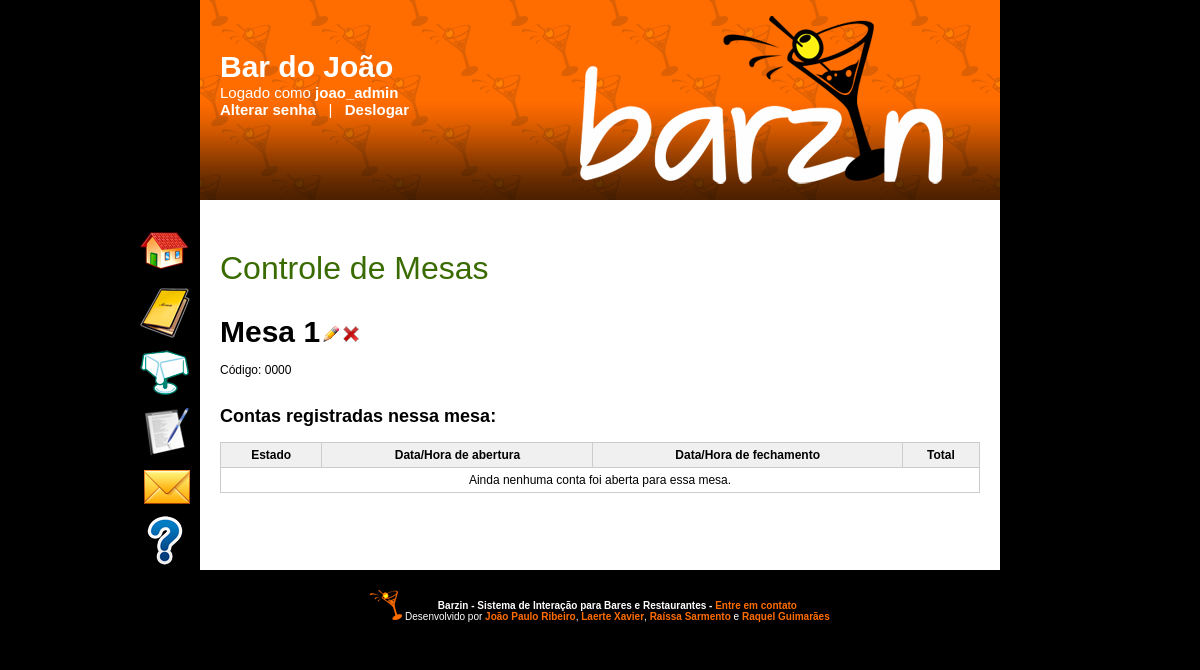
/mesas/detalhes.php?id=1 (signed in), run on the app's committed database.
### tables this page shows
CREATE TABLE bares (
    id              			SERIAL			PRIMARY KEY,
    admin_login     			VARCHAR(20) 	NOT NULL    UNIQUE,
    func_login      			VARCHAR(20) 	NOT NULL    UNIQUE,
    nome            			VARCHAR(50) 	NOT NULL    UNIQUE,
    rua							TEXT			NOT NULL,
    numero          			TEXT,   
    complemento     			TEXT,
    bairro          			TEXT 			NOT NULL,
    cidade          			TEXT    		NOT NULL,
    estado          			TEXT    		NOT NULL,
    cep             			TEXT    		NOT NULL,
    telefone1       			TEXT    		NOT NULL,
    telefone2       			TEXT    		NOT NULL,
    email           			VARCHAR(50)		NOT NULL    UNIQUE,
    ultima_atualizacao_pedidos 	TIMESTAMP 		NOT NULL,
    versao_cardapio				BIGINT UNSIGNED,  
    
    CONSTRAINT bar_admin_fk FOREIGN KEY (admin_login) REFERENCES usuarios(login),
    CONSTRAINT bar_func_fk FOREIGN KEY (func_login) REFERENCES usuarios(login)
);

CREATE TABLE mesas (
	id							SERIAL 				PRIMARY KEY,
	bar_id						BIGINT UNSIGNED 	NOT NULL,
	codigo 						VARCHAR(4) 			UNIQUE,
	nome 						VARCHAR(30) 		NOT NULL,
	ultima_atualizacao_pessoas 	TIMESTAMP 			NOT NULL,
	
	CONSTRAINT mesas_bar_fk FOREIGN KEY (bar_id) REFERENCES bares(id) ON DELETE CASCADE
);

### src/classes/dao.php (called while the page is built, shortened)
<?php
include_once 'bar.php';
include_once 'mesa.php';
class DAO {
    function DAO() {
     	$host = "localhost";
     	$usuario = "barzin";
     	$senha = "123456";
     	$db = "barzin";
    }
    function consulta_num_contas_na_mesa($id_mesa) {
    	$id_mesa = mysql_real_escape_string($id_mesa);
    	$consulta = mysql_query("SELECT *
    									FROM contas c
    									WHERE c.mesa_id=$id_mesa");
    	return mysql_num_rows($consulta);
    }
    function get_tipo_usuario($login) {
    	$login = mysql_real_escape_string($login);
    	$consulta_admin = mysql_query("SELECT b.id
        									FROM bares b
        									WHERE b.admin_login='$login'");
    	if (mysql_num_rows($consulta_admin) == 1) {
    		return "admin";
    	}
    }
    function recupera_bar_pelo_login($login_usuario) {
    	$login_usuario = mysql_real_escape_string($login_usuario);
        $consulta = mysql_query("SELECT b.*
        							FROM bares b
        							WHERE b.admin_login='$login_usuario'
	        							OR b.func_login='$login_usuario'");
        if (mysql_num_rows($consulta) == 1) {
        	$bar = new Bar();
        	$bar->setar_atributos_consulta($consulta);
        	return $bar;
        }
        return null;
    }
    function recupera_conta_aberta($id_mesa) {
    	$id_mesa = mysql_real_escape_string($id_mesa);
    	$consulta = mysql_query("SELECT c.id
        								FROM contas c
        								WHERE c.mesa_id=$id_mesa
        									AND c.estado='Aberta'");
    	return null;
    }
    function recupera_contas_fechadas($id_mesa) {
    	$id_mesa = mysql_real_escape_string($id_mesa);
    	$consulta = mysql_query("SELECT c.id
            								FROM contas c
            								WHERE c.mesa_id=$id_mesa
            									AND c.estado='Fechada'
        									ORDER BY c.data_hora_abertura DESC");
    	$contas = array();
    	return $contas;
    }
    function recupera_mesa($id_mesa) {
    	$id_mesa = mysql_real_escape_string($id_mesa);
    	$consulta_mesa = mysql_query("SELECT m.id, m.bar_id, m.nome, m.codigo, UNIX_TIMESTAMP(m.ultima_atualizacao_pessoas) AS ultima_atualizacao_pessoas
    										FROM mesas m
            								WHERE m.id=$id_mesa");
    	if (mysql_num_rows($consulta_mesa)) {
    		$mesa = new Mesa();
    		$mesa->setar_atributos_consulta($consulta_mesa);
    		foreach ($this->recupera_pessoas_por_mesa($id_mesa) as $pessoa) {
    			$mesa->adicionar_pessoa($pessoa);
    		}
    		return $mesa;
    	}
    	return new Erro("Não foi encontrada mesa com o ID $id_mesa");
    }
    function recupera_pessoas_por_mesa($id_mesa) {
    	$id_mesa = mysql_real_escape_string($id_mesa);
    	$consulta = mysql_query("SELECT p.id
            						FROM pessoas p
            						WHERE p.mesa_id=$id_mesa
            						ORDER BY p.nome");
    	$lista_pessoas = array();
    	return $lista_pessoas;
    }
}
?>

### src/classes/bean.php (called while the page is built, shortened)
<?php
class Bean extends transformavel_json {
	public function setar_atributos_consulta($consulta, $atributos_ignorar = array()) {
		$array = mysql_fetch_assoc($consulta);
	}
}
?>

### src/classes/bar.php (called while the page is built, shortened)
<?php
include_once 'bean.php';
class Bar extends Bean {
	protected $id, $nome, $rua, $numero, $complemento, $bairro, $cidade, $estado, $cep, $telefone1, $telefone2, $email, $versao_cardapio, $admin_login, $func_login;
	public function Bar($nome = "", $rua = "", $numero = "", $complemento = "", $bairro = "", $cidade = "", $estado = "", $cep = "", $telefone1 = "", $telefone2 = "", $email = "", $admin_login = "", $func_login = "", $id = 0) {
		$this->nome = $nome;
	}
	public function get_nome() {
		return $this->nome;
	}
}
?>

### src/classes/mesa.php (called while the page is built, shortened)
<?php
include_once 'bean.php';
class Mesa extends Bean {
	protected $id, $bar_id, $nome, $codigo;
	public function Mesa($nome = "", $pessoas = array(), $bar_id = 0, $id = 0, $codigo = "") {
		$this->nome = $nome;
		$this->id = $id;
		$this->codigo = $codigo;
	}
	public function get_id() {
		return $this->id;
	}
	public function get_nome() {
		return $this->nome;
	}
	public function get_codigo() {
		return $this->codigo;
	}
}
?>

### src/mesas/detalhes.php (the view, shortened to what this page needs)
<?php
include_once '../classes/design.php';
include_once '../classes/dao.php';
$banco = new DAO();
$design = new Design("..");
$design->imprimir_topo();
$login_usuario = $_SESSION["usuario_logado"];
$tipo_usuario = $banco->get_tipo_usuario($login_usuario);
$mesa = $banco->recupera_mesa($_REQUEST["id"]);
if ($tipo_usuario != "admin") {
	$pode_alterar = false;
}
else {
	$pode_alterar = true;
}
?>
<a href="index.php" class="titulo_secao">Controle de Mesas</a><br/><br/><br/>
<?php
echo "
 <div class=\"titulo1\" id=\"nome_mesa\">".$mesa->get_nome()."</div>
";
if ($pode_alterar) {
	echo "
	 <div id=\"links_mesa\" style=\"display: inline-block;\">
 	 <a href=\"javascript: void(0);\" onclick=\"prepararEditarMesa()\">".$design->get_imagem('lapis.png', 'Editar')."</a>
 	 <span style=\"display: none\" id=\"nomeMesa\">".$mesa->get_nome()."</span>
 	 <a href=\"javascript: void(0);\" onclick=\"prepararExcluirMesa(".$mesa->get_id().", ".$banco->consulta_num_contas_na_mesa($mesa->get_id()).")\">".$design->get_imagem('excluir.png', 'Excluir')."</a>
	 </div><br/>
	 <div id=\"carregando_mesa\" style=\"display: none;\">
		Carregando...
	 </div>
	 <form id=\"form_mesa\" action=\"\" onsubmit=\"return editarMesa();\" style=\"display: none;\">
		Alterar mesa*: <input type=\"text\" size=\"20\" name=\"nome\" class=\"Nome da mesa|Obrig\" value=\"".$mesa->get_nome()."\"/>
		<input type=\"hidden\" name=\"id\" value=\"".$mesa->get_id()."\"/>
		<button type=\"submit\">OK</button>
		<button type=\"button\" onclick=\"cancelarEditarMesa('".$mesa->get_nome()."');\">Cancelar</button>
 	 </form>
	";
}
echo "
 <br/>
 Código: ".$mesa->get_codigo()."
 <br/>
";
$conta_aberta = $banco->recupera_conta_aberta($mesa->get_id());
echo "
 <br/>
 <h2>Contas registradas nessa mesa:</h2>
 <table border=\"1\" cellpadding=\"5\">
 	<tr bgcolor=\"#f0f0f0\">
 		<th>Estado</th>
 		<th>Data/Hora de abertura</th>
 		<th>Data/Hora de fechamento</th>
 		<th>Total</th>
 	</tr>
";
$contas_fechadas = $banco->recupera_contas_fechadas($mesa->get_id());
if ($conta_aberta || count($contas_fechadas) > 0) {
	if ($conta_aberta != null) {
		echo "
		 <tr align=\"center\">
			<td>
				<a href=\"ver_conta.php?id=".$conta_aberta->get_id()."\" class=\"verde\">
					Aberta<br/>
					(".count($mesa->get_pessoas())." pessoa".(count($mesa->get_pessoas()) > 1 ? "s" : "").")
				</a>
			</td>
			<td><a href=\"ver_conta.php?id=".$conta_aberta->get_id()."\" class=\"verde\">".$conta_aberta->get_data_hora_abertura_formatado()."</a></td>
			<td>-</td>
			<td><a href=\"ver_conta.php?id=".$conta_aberta->get_id()."\" class=\"verde\">".$conta_aberta->get_total_formatado()."</a></td>
		 </tr>
		";
	}
	foreach ($contas_fechadas as $conta) {
		echo "
		 <tr align=\"center\">
			<td><a href=\"ver_conta.php?id=".$conta->get_id()."\">Fechada</a></td>
			<td><a href=\"ver_conta.php?id=".$conta->get_id()."\">".$conta->get_data_hora_abertura_formatado()."</a></td>
			<td><a href=\"ver_conta.php?id=".$conta->get_id()."\">".$conta->get_data_hora_fechamento_formatado()."</a></td>
			<td><a href=\"ver_conta.php?id=".$conta->get_id()."\">".$conta->get_total_formatado()."</a></td>
		 </tr>
		";
	}
}
else {
	echo "
	 <tr align=\"center\">
	 	<td colspan=\"4\">Ainda nenhuma conta foi aberta para essa mesa.</td>
	 </tr>
	";
}
echo "
 </table>
";
?>
<?php
$design->imprimir_fim();
?>

### src/classes/design.php (shortened to what this page needs)
<?php
include_once 'dao.php';
class Design {
	private $raiz, $adicionarBody, $login_usuario;
	public function Design($pastaraiz, $adicionarBody = "") {
		$this->raiz = $pastaraiz;
		$this->adicionarBody = $adicionarBody;
		if (isset($_SESSION["usuario_logado"])) {
			$this->login_usuario = $_SESSION["usuario_logado"];
		}
	}
	public function imprimir_topo() {
		echo "
		 <html>
		 <head>
		 <meta http-equiv=\"X-UA-Compatible\" content=\"IE=8\" />
		 <meta http-equiv=\"Content-Type\" content=\"text/html; charset=utf-8\">
		 <title>Barzin - Interação em Bares e Restaurantes!</title>
		 <link rel=\"stylesheet\" href=\"".$this->raiz."/css/colorbox.css\" type=\"text/css\">
		 <link rel=\"stylesheet\" href=\"".$this->raiz."/css/estilo.css\" type=\"text/css\">
 		 <script type=\"text/javascript\" src=\"".$this->raiz."/javascripts/jquery-1.8.3.min.js\" charset=\"utf-8\"></script>
		 <script type=\"text/javascript\" src=\"".$this->raiz."/javascripts/funcoes.js\" charset=\"utf-8\"></script>
		 <script type=\"text/javascript\">
			var _gaq = _gaq || [];
			_gaq.push(['_setAccount', 'UA-31024939-2']);
			_gaq.push(['_trackPageview']);
			(function() {
				var ga = document.createElement('script'); ga.type = 'text/javascript'; ga.async = true;
				ga.src = ('https:' == document.location.protocol ? 'https://ssl' : 'http://www') + '.google-analytics.com/ga.js';
				var s = document.getElementsByTagName('script')[0]; s.parentNode.insertBefore(ga, s);
			})();
		</script>
		 </head>
		 <body ".$this->adicionarBody.">
		 <div class=\"principal\">
		";
		if (isset($this->login_usuario)) {
			$banco = new DAO();
			$bar = $banco->recupera_bar_pelo_login($this->login_usuario);
			echo "
		 	 <div class=\"logado\">
		 	 	<div style=\"font-size: 30px; font-weight: bold; text-align: left;\">".$bar->get_nome()."</div>
			 	Logado como <b>".$this->login_usuario."</b><br>
			 	<a href=\"".$this->raiz."/login/alterar_senha.php\" class=\"link_logado\">Alterar senha</a> &nbsp;&nbsp;|&nbsp;&nbsp;
			 	<a href=\"".$this->raiz."/login/deslogar.php\" class=\"link_logado\">Deslogar</a>
			 </div>
			";
		}
		echo "
		 <div class=\"topo\" align=\"right\">
		 	<div style=\"position: relative; width: 100%; height: 200px; background: url(".$this->raiz."/img/degrade.png) repeat-x; z-index: 0;\">
		 		<a href=\"".$this->raiz."/index.php\"><img src=\"".$this->raiz."/img/topo.png\" /></a>
		 	</div>
		 </div>
		 <div class=\"conteudo\">
		 	<div style=\"position: fixed; top: 200px; margin-left: -230px; width: 200px; text-align: right;\">
	 	 		<div id=\"textoMenu\" style=\"font-size: 14px; height: 15px; color: #ffffff; padding-bottom: 10px;\"></div>
	 	";
		if (isset($this->login_usuario)) {
			$tipo_usuario = $banco->get_tipo_usuario($this->login_usuario);
			if ($tipo_usuario == "admin") {
				$this->imprimir_menu_gerente();
			}
			else {
				$this->imprimir_menu_funcionario();
			}
		}
	 	echo "
	 	 </div>
		";
	}
	public function imprimir_menu_gerente() {
		echo "
		 <a class=\"link_menu\" href=\"".$this->raiz."/index.php\"><img src=\"".$this->raiz."/img/home.png\" onMouseOver=\"menu('Página inicial')\" onMouseOut=\"menu('')\" /></a>
		 <a class=\"link_menu\" href=\"".$this->raiz."/cardapio/index.php\"><img src=\"".$this->raiz."/img/cardapio.png\" onMouseOver=\"menu('Controle do Cardápio')\" onMouseOut=\"menu('')\" /></a>
		 <a class=\"link_menu\" href=\"".$this->raiz."/mesas/index.php\"><img src=\"".$this->raiz."/img/mesa.png\" onMouseOver=\"menu('Controle de Mesas')\" onMouseOut=\"menu('')\" /></a>
		 <a class=\"link_menu\" href=\"".$this->raiz."/alterarCadastro.php\"><img src=\"".$this->raiz."/img/cadastrar.png\" onMouseOver=\"menu('Alterar informações do bar')\" onMouseOut=\"menu('')\" /></a>
		 <a class=\"link_menu\" href=\"".$this->raiz."/faleconosco/index.php\"><img src=\"".$this->raiz."/img/contato.png\" onMouseOver=\"menu('Fale conosco')\" onMouseOut=\"menu('')\" /></a>
		 <a class=\"link_menu\" href=\"".$this->raiz."/ajudaGerente.php\"><img src=\"".$this->raiz."/img/ajuda.png\" onMouseOver=\"menu('Ajuda')\" onMouseOut=\"menu('')\" /></a>
		";
	}
	public function imprimir_fim() {
		echo "
		 </div>
		 <div class=\"rodape\">
		 	<div style=\"display: inline-block;\">
		 		<img src=\"".$this->raiz."/img/drink.png\" />
		 	</div>
		 	<div style=\"display: inline-block;\">
		 		<b>Barzin - Sistema de Interação para Bares e Restaurantes - <a href=\"".$this->raiz."/faleconosco/index.php\">Entre em contato</a></b><br/>
		 		Desenvolvido por <a href=\"http://jpribeiro.com\" target=\"_blank\">João Paulo Ribeiro</a>, <a href=\"http://dsc.ufcg.edu.br/~laerte\" target=\"_blank\">Laerte Xavier</a>, <a href=\"http://raissasarmento.com\" target=\"_blank\">Raíssa Sarmento</a> e <a href=\"http://raquelguimaraes.com\" target=\"_blank\">Raquel Guimarães</a>
		 	</div>
		 </div>
		 </div>
		 </body>
		 </html>
		";
	}
	public function get_imagem($nome_arquivo, $alt = '') {
		return "<img src=\"".$this->get_endereco_imagem($nome_arquivo)."\" alt=\"$alt\"/>";
	}
	public function get_endereco_imagem($nome_arquivo) {
		return $this->raiz."/img/".$nome_arquivo;
	}
}

### src/css/estilo.css (style rules this page uses)
body { font-family: Arial, Trebuchet MS, Verdana, Tahoma; font-size: 12px; text-align: center; background-color: #000000; margin: 0; }
table { font-family: Arial, Trebuchet MS, Verdana, Tahoma; font-size: 12px; border: 1px solid #cccccc; border-collapse: collapse; width: 100%; }
img { border: 0; }
a { color: #ff6c00; font-weight: bold; text-decoration: none;; }
.titulo1 { font-size: 30px; font-weight: bold; display: inline; }
.topo { background: url('../img/seamless.png'); }
.logado { color: #ffffff; position: absolute; top: 50px; margin-left: 20px; width: 300px; z-index: 999; font-size: 15px; text-align: left; }
.link_logado { color: #ffffff; }
.principal { width: 800px; background-color: #ffffff; margin: auto; text-align: justify; padding: 0; }
.conteudo { padding: 20px; padding-top: 50px; min-height: 300px; }
.rodape { color: #ffffff; background: #000000; text-align: center; padding: 20px; font-size: 10px; }
.titulo_secao { font-weight: normal; font-size: 32px; color: #3a6b00; }
.link_menu { margin-bottom: 12px; display: block; }

### data on the page
bares: nome "Bar do João"
mesas: nome "Mesa 1", codigo "0000"

### other printed values
$this->login_usuario "joao_admin"
